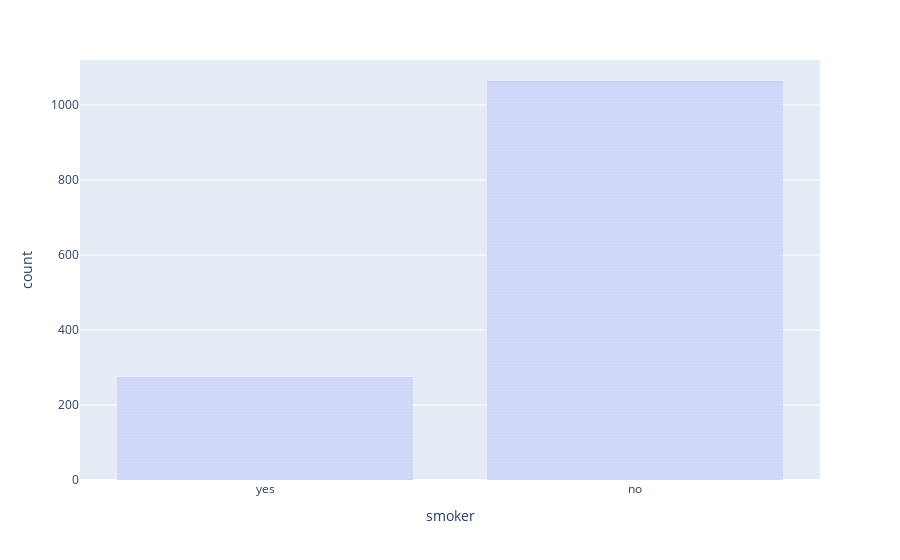

Here is the notebook cell this chart was saved with:
### Markdown cell above
### Smoker

Let's visualize the distribution of the `smoker` column (containing values `yes` and `no`) and `sex` using a histogram.

### Code cell
# Here write your code
# matplotlib.rcParams['figure.figsize']=(6,6)
# sns.bargraph(data, x='smoker');
# # px.show()
px.bar(data,x='smoker', color='sex')
# ct_counts = data.groupby(['smoker', 'sex']).size()
# ct_counts = ct_counts1.reset_index(names = 'count')
# ct_counts = ct_counts1.pivot(index = 'smoker', columns = 'sex', values = 'count')

### Figure 1 — Plotly figure (JSON) as saved in the notebook; plotly's stock layout.template omitted (floating-point values rounded to 4 significant figures; data arrays with more than 128 entries replaced by an {"elided": "..."} marker saying what was removed)
{"data": [{"alignmentgroup": "True", "hovertemplate": "smoker=%{x}<br>count=%{y}<extra></extra>", "legendgroup": "", "marker": {"color": "#636efa", "pattern": {"shape": ""}}, "name": "", "offsetgroup": "", "orientation": "v", "showlegend": false, "textposition": "auto", "type": "bar", "x": {"elided": "1338 str values"}, "xaxis": "x", "y": {"elided": "1338 int values"}, "yaxis": "y"}], "layout": {"barmode": "relative", "legend": {"tracegroupgap": 0}, "margin": {"t": 60}, "xaxis": {"anchor": "y", "domain": [0, 1], "title": {"text": "smoker"}}, "yaxis": {"anchor": "x", "domain": [0, 1], "title": {"text": "count"}}}}
